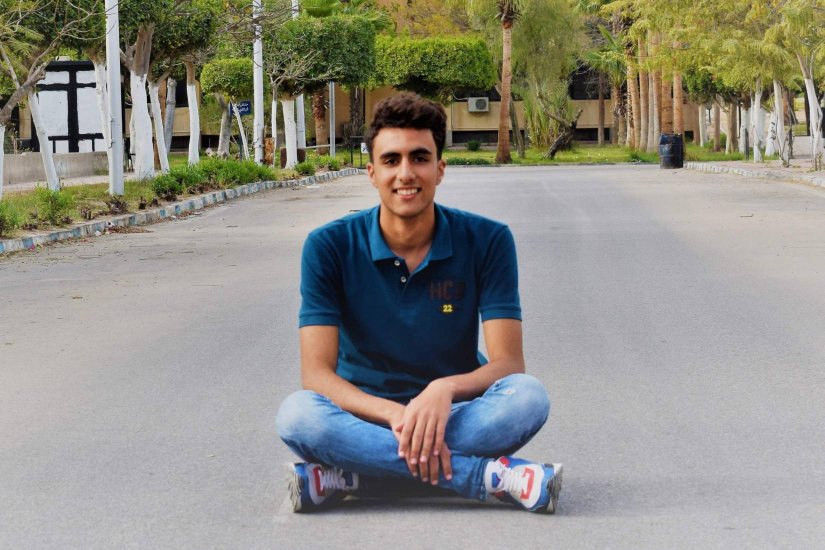
#> input picture samples/me.jpg, 1649 x 1099 px (shown at 1/2 size)
$ python grabCut_forground_extraaction.py
#> lines starting #> are read from the running program, lines starting #| are printed output that depends on the picture
import numpy as np
import cv2
from matplotlib import pyplot as plt

img = cv2.imread('samples/me.jpg')
#> img is the input picture: shape (1099, 1649, 3); mean B, G, R 132.5, 141.6, 143
mask = np.zeros(img.shape[:2],np.uint8)

bgdModel = np.zeros((1,65),np.float64)
fgdModel = np.zeros((1,65),np.float64)
# rect = It is the coordinates of a rectangle which includes the foreground object in the format (x,y,w,h)
rect = (700,200,200,300)

cv2.grabCut(img,mask,rect,bgdModel,fgdModel,5,cv2.GC_INIT_WITH_RECT)
mask2 = np.where((mask==2)|(mask==0),0,1).astype('uint8')
img = img*mask2[:,:,np.newaxis]
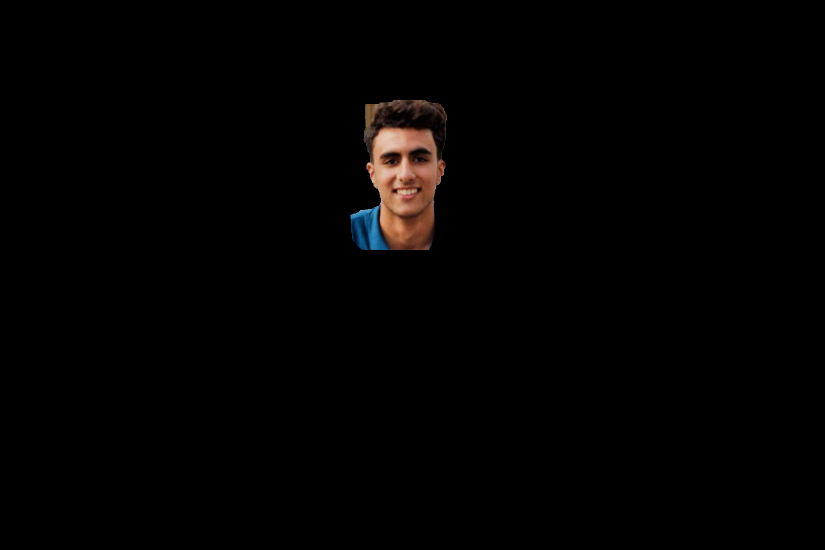
#> img: shape (1099, 1649, 3) (shown at 1/2 size); mean B, G, R 1.7, 2, 2.8

plt.imshow(img)
plt.colorbar()
plt.show()
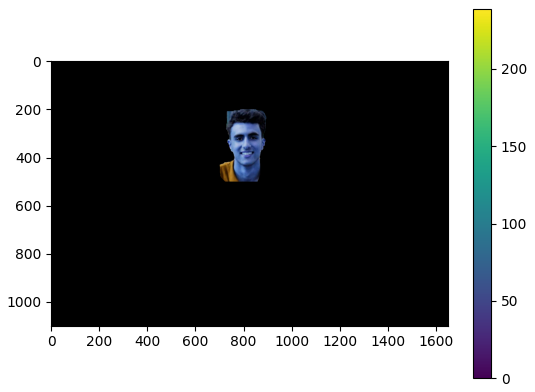
#> figure drawn by matplotlib, 2 panels; B, G, R data is drawn as R, G, B
